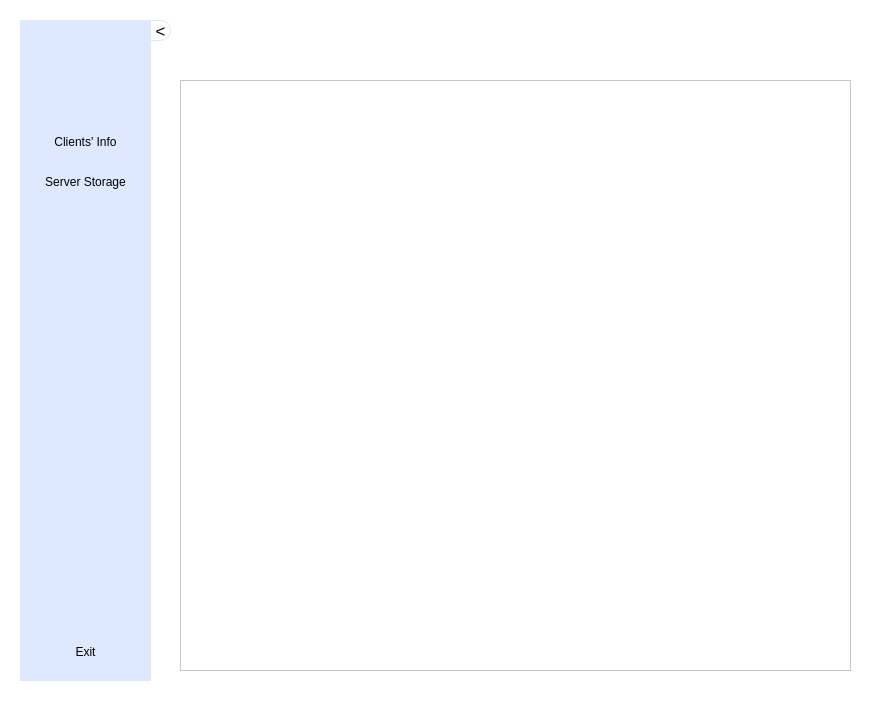
<?xml version="1.0" encoding="UTF-8"?>
<ui version="4.0">
 <class>Form</class>
 <widget class="QWidget" name="Form">
  <property name="geometry">
   <rect>
    <x>0</x>
    <y>0</y>
    <width>890</width>
    <height>710</height>
   </rect>
  </property>
  <property name="windowTitle">
   <string>Form</string>
  </property>
  <property name="autoFillBackground">
   <bool>true</bool>
  </property>
  <widget class="QWidget" name="space" native="true">
   <property name="geometry">
    <rect>
     <x>0</x>
     <y>0</y>
     <width>890</width>
     <height>710</height>
    </rect>
   </property>
   <property name="styleSheet">
    <string notr="true">background-color: rgb(255, 255, 255);</string>
   </property>
   <widget class="QWidget" name="Symbol_column" native="true">
    <property name="geometry">
     <rect>
      <x>20</x>
      <y>20</y>
      <width>61</width>
      <height>661</height>
     </rect>
    </property>
    <property name="styleSheet">
     <string notr="true">background-color: rgb(222, 233, 255);</string>
    </property>
    <widget class="QPushButton" name="clientsInfo_2">
     <property name="geometry">
      <rect>
       <x>10</x>
       <y>110</y>
       <width>41</width>
       <height>23</height>
      </rect>
     </property>
     <property name="styleSheet">
      <string notr="true">QPushButton
{
color: rgb(0, 0, 0);
font: 10pt &quot;Nunito Medium&quot;;
border : 1px solid rgb(222, 233, 255);
}
QPushButton:hover
{
color: rgb(1, 24, 156);
font: 10pt &quot;Nunito Black&quot;;
background-color: rgb(255, 255, 255);
border-radius: 10px;
}</string>
     </property>
     <property name="text">
      <string/>
     </property>
     <property name="icon">
      <iconset>
       <normaloff>icon/information.png</normaloff>icon/information.png</iconset>
     </property>
     <property name="checkable">
      <bool>true</bool>
     </property>
     <property name="checked">
      <bool>false</bool>
     </property>
    </widget>
    <widget class="QPushButton" name="serverStorage_2">
     <property name="geometry">
      <rect>
       <x>10</x>
       <y>150</y>
       <width>41</width>
       <height>23</height>
      </rect>
     </property>
     <property name="styleSheet">
      <string notr="true">QPushButton
{
color: rgb(0, 0, 0);
font: 10pt &quot;Nunito Medium&quot;;
border : 1px solid rgb(222, 233, 255);
}
QPushButton:hover
{
color: rgb(1, 24, 156);
font: 10pt &quot;Nunito Black&quot;;
background-color: rgb(255, 255, 255);
border-radius: 10px;
}</string>
     </property>
     <property name="text">
      <string/>
     </property>
     <property name="icon">
      <iconset>
       <normaloff>icon/Storage.png</normaloff>icon/Storage.png</iconset>
     </property>
     <property name="checkable">
      <bool>true</bool>
     </property>
     <property name="checked">
      <bool>false</bool>
     </property>
    </widget>
    <widget class="QPushButton" name="Exit_2">
     <property name="geometry">
      <rect>
       <x>10</x>
       <y>620</y>
       <width>41</width>
       <height>23</height>
      </rect>
     </property>
     <property name="styleSheet">
      <string notr="true">QPushButton
{
color: rgb(0, 0, 0);
font: 10pt &quot;Nunito Medium&quot;;
border : 1px solid rgb(222, 233, 255);
}
QPushButton:hover
{
color: rgb(1, 24, 156);
font: 10pt &quot;Nunito Black&quot;;
background-color: rgb(255, 255, 255);
border-radius: 10px;
}</string>
     </property>
     <property name="text">
      <string/>
     </property>
     <property name="icon">
      <iconset>
       <normaloff>icon/exit.png</normaloff>icon/exit.png</iconset>
     </property>
     <property name="checkable">
      <bool>true</bool>
     </property>
     <property name="checked">
      <bool>false</bool>
     </property>
    </widget>
   </widget>
   <widget class="QWidget" name="Info_column" native="true">
    <property name="geometry">
     <rect>
      <x>20</x>
      <y>20</y>
      <width>131</width>
      <height>661</height>
     </rect>
    </property>
    <property name="styleSheet">
     <string notr="true">background-color: rgb(222, 233, 255);</string>
    </property>
    <widget class="QPushButton" name="serverStorage">
     <property name="geometry">
      <rect>
       <x>0</x>
       <y>150</y>
       <width>131</width>
       <height>23</height>
      </rect>
     </property>
     <property name="styleSheet">
      <string notr="true">QPushButton
{
color: rgb(0, 0, 0);
font: 10pt &quot;Nunito Medium&quot;;
border : 1px solid rgb(222, 233, 255);
}
QPushButton:hover
{
color: rgb(1, 24, 156);
font: 10pt &quot;Nunito Black&quot;;
background-color: rgb(255, 255, 255);
border-radius: 10px;
}</string>
     </property>
     <property name="text">
      <string>Server Storage</string>
     </property>
     <property name="icon">
      <iconset>
       <normaloff>icon/Storage.png</normaloff>icon/Storage.png</iconset>
     </property>
     <property name="checkable">
      <bool>true</bool>
     </property>
     <property name="checked">
      <bool>false</bool>
     </property>
    </widget>
    <widget class="QPushButton" name="clientsInfo">
     <property name="geometry">
      <rect>
       <x>0</x>
       <y>110</y>
       <width>131</width>
       <height>23</height>
      </rect>
     </property>
     <property name="styleSheet">
      <string notr="true">QPushButton
{
color: rgb(0, 0, 0);
font: 10pt &quot;Nunito Medium&quot;;
border : 1px solid rgb(222, 233, 255);
}
QPushButton:hover
{
color: rgb(1, 24, 156);
font: 10pt &quot;Nunito Black&quot;;
background-color: rgb(255, 255, 255);
border-radius: 10px;
}</string>
     </property>
     <property name="text">
      <string>Clients' Info</string>
     </property>
     <property name="icon">
      <iconset>
       <normaloff>icon/information.png</normaloff>icon/information.png</iconset>
     </property>
     <property name="checkable">
      <bool>true</bool>
     </property>
     <property name="checked">
      <bool>false</bool>
     </property>
    </widget>
    <widget class="QPushButton" name="Exit">
     <property name="geometry">
      <rect>
       <x>0</x>
       <y>620</y>
       <width>131</width>
       <height>23</height>
      </rect>
     </property>
     <property name="styleSheet">
      <string notr="true">QPushButton
{
color: rgb(0, 0, 0);
font: 10pt &quot;Nunito Medium&quot;;
border : 1px solid rgb(222, 233, 255);
}
QPushButton:hover
{
color: rgb(1, 24, 156);
font: 10pt &quot;Nunito Black&quot;;
background-color: rgb(255, 255, 255);
border-radius: 10px;
}</string>
     </property>
     <property name="text">
      <string>Exit</string>
     </property>
     <property name="icon">
      <iconset>
       <normaloff>icon/exit.png</normaloff>icon/exit.png</iconset>
     </property>
     <property name="checkable">
      <bool>true</bool>
     </property>
     <property name="checked">
      <bool>false</bool>
     </property>
    </widget>
   </widget>
   <widget class="QPushButton" name="notexpand">
    <property name="geometry">
     <rect>
      <x>150</x>
      <y>20</y>
      <width>21</width>
      <height>21</height>
     </rect>
    </property>
    <property name="sizePolicy">
     <sizepolicy hsizetype="Fixed" vsizetype="Fixed">
      <horstretch>0</horstretch>
      <verstretch>0</verstretch>
     </sizepolicy>
    </property>
    <property name="font">
     <font>
      <family>MS Sans Serif</family>
      <pointsize>13</pointsize>
      <weight>50</weight>
      <italic>false</italic>
      <bold>false</bold>
     </font>
    </property>
    <property name="styleSheet">
     <string notr="true">QPushButton
{
border: 1px solid rgb(222, 233, 255);
font: 13pt &quot;MS Sans Serif&quot;;
background-color : rgb(255,255,255);
border-top-right-radius : 10px;
border-bottom-right-radius : 10px;
}
QPushButton:hover
{
color: rgb(1, 24, 156);
font: 13pt &quot;MS Sans Serif&quot;;
border: 1px solid rgb(222, 233, 255);
background-color: rgb(222, 233, 255);
border-top-right-radius : 10px;
border-bottom-right-radius : 10px;
}
QPushButton:pressed
{
color: rgb(0,0,0);
font: 13pt &quot;MS Sans Serif&quot;;
background-color: rgb(255, 255, 255);
border-top-right-radius : 10px;
border-bottom-right-radius : 10px;
}</string>
    </property>
    <property name="text">
     <string>&lt;</string>
    </property>
    <property name="iconSize">
     <size>
      <width>27</width>
      <height>27</height>
     </size>
    </property>
    <property name="checkable">
     <bool>true</bool>
    </property>
   </widget>
   <widget class="QPushButton" name="expand">
    <property name="geometry">
     <rect>
      <x>80</x>
      <y>20</y>
      <width>21</width>
      <height>21</height>
     </rect>
    </property>
    <property name="sizePolicy">
     <sizepolicy hsizetype="Fixed" vsizetype="Fixed">
      <horstretch>0</horstretch>
      <verstretch>0</verstretch>
     </sizepolicy>
    </property>
    <property name="font">
     <font>
      <family>MS Sans Serif</family>
      <pointsize>13</pointsize>
      <weight>50</weight>
      <italic>false</italic>
      <bold>false</bold>
     </font>
    </property>
    <property name="styleSheet">
     <string notr="true">QPushButton
{
border: 1px solid rgb(222, 233, 255);
font: 13pt &quot;MS Sans Serif&quot;;
background-color : rgb(255,255,255);
border-top-right-radius : 10px;
border-bottom-right-radius : 10px;
}
QPushButton:hover
{
color: rgb(1, 24, 156);
font: 13pt &quot;MS Sans Serif&quot;;
border: 1px solid rgb(222, 233, 255);
background-color: rgb(222, 233, 255);
border-top-right-radius : 10px;
border-bottom-right-radius : 10px;
}
QPushButton:pressed
{
color: rgb(0,0,0);
font: 13pt &quot;MS Sans Serif&quot;;
background-color: rgb(255, 255, 255);
border-top-right-radius : 10px;
border-bottom-right-radius : 10px;
}</string>
    </property>
    <property name="text">
     <string>&gt;</string>
    </property>
    <property name="iconSize">
     <size>
      <width>27</width>
      <height>27</height>
     </size>
    </property>
    <property name="checkable">
     <bool>true</bool>
    </property>
   </widget>
   <widget class="QTableWidget" name="tableWidget">
    <property name="geometry">
     <rect>
      <x>210</x>
      <y>80</y>
      <width>631</width>
      <height>591</height>
     </rect>
    </property>
   </widget>
   <widget class="QTreeView" name="treeView">
    <property name="geometry">
     <rect>
      <x>180</x>
      <y>80</y>
      <width>671</width>
      <height>591</height>
     </rect>
    </property>
   </widget>
   <zorder>expand</zorder>
   <zorder>Symbol_column</zorder>
   <zorder>Info_column</zorder>
   <zorder>notexpand</zorder>
   <zorder>tableWidget</zorder>
   <zorder>treeView</zorder>
  </widget>
 </widget>
 <resources>
  <include location="icon/icon.qrc"/>
 </resources>
 <connections>
  <connection>
   <sender>expand</sender>
   <signal>toggled(bool)</signal>
   <receiver>expand</receiver>
   <slot>setHidden(bool)</slot>
   <hints>
    <hint type="sourcelabel">
     <x>245</x>
     <y>38</y>
    </hint>
    <hint type="destinationlabel">
     <x>250</x>
     <y>43</y>
    </hint>
   </hints>
  </connection>
  <connection>
   <sender>serverStorage</sender>
   <signal>toggled(bool)</signal>
   <receiver>serverStorage_2</receiver>
   <slot>setChecked(bool)</slot>
   <hints>
    <hint type="sourcelabel">
     <x>213</x>
     <y>170</y>
    </hint>
    <hint type="destinationlabel">
     <x>70</x>
     <y>192</y>
    </hint>
   </hints>
  </connection>
  <connection>
   <sender>Exit</sender>
   <signal>clicked()</signal>
   <receiver>Form</receiver>
   <slot>close()</slot>
   <hints>
    <hint type="sourcelabel">
     <x>220</x>
     <y>640</y>
    </hint>
    <hint type="destinationlabel">
     <x>200</x>
     <y>662</y>
    </hint>
   </hints>
  </connection>
  <connection>
   <sender>expand</sender>
   <signal>toggled(bool)</signal>
   <receiver>Info_column</receiver>
   <slot>setVisible(bool)</slot>
   <hints>
    <hint type="sourcelabel">
     <x>243</x>
     <y>32</y>
    </hint>
    <hint type="destinationlabel">
     <x>208</x>
     <y>198</y>
    </hint>
   </hints>
  </connection>
  <connection>
   <sender>expand</sender>
   <signal>toggled(bool)</signal>
   <receiver>notexpand</receiver>
   <slot>setVisible(bool)</slot>
   <hints>
    <hint type="sourcelabel">
     <x>246</x>
     <y>43</y>
    </hint>
    <hint type="destinationlabel">
     <x>306</x>
     <y>96</y>
    </hint>
   </hints>
  </connection>
  <connection>
   <sender>notexpand</sender>
   <signal>toggled(bool)</signal>
   <receiver>expand</receiver>
   <slot>setVisible(bool)</slot>
   <hints>
    <hint type="sourcelabel">
     <x>309</x>
     <y>94</y>
    </hint>
    <hint type="destinationlabel">
     <x>240</x>
     <y>46</y>
    </hint>
   </hints>
  </connection>
  <connection>
   <sender>notexpand</sender>
   <signal>toggled(bool)</signal>
   <receiver>notexpand</receiver>
   <slot>setHidden(bool)</slot>
   <hints>
    <hint type="sourcelabel">
     <x>300</x>
     <y>86</y>
    </hint>
    <hint type="destinationlabel">
     <x>308</x>
     <y>88</y>
    </hint>
   </hints>
  </connection>
  <connection>
   <sender>clientsInfo</sender>
   <signal>toggled(bool)</signal>
   <receiver>clientsInfo_2</receiver>
   <slot>setChecked(bool)</slot>
   <hints>
    <hint type="sourcelabel">
     <x>219</x>
     <y>130</y>
    </hint>
    <hint type="destinationlabel">
     <x>70</x>
     <y>152</y>
    </hint>
   </hints>
  </connection>
  <connection>
   <sender>expand</sender>
   <signal>toggled(bool)</signal>
   <receiver>notexpand</receiver>
   <slot>setHidden(bool)</slot>
   <hints>
    <hint type="sourcelabel">
     <x>248</x>
     <y>41</y>
    </hint>
    <hint type="destinationlabel">
     <x>307</x>
     <y>93</y>
    </hint>
   </hints>
  </connection>
  <connection>
   <sender>Exit</sender>
   <signal>toggled(bool)</signal>
   <receiver>Exit_2</receiver>
   <slot>setChecked(bool)</slot>
   <hints>
    <hint type="sourcelabel">
     <x>195</x>
     <y>640</y>
    </hint>
    <hint type="destinationlabel">
     <x>63</x>
     <y>662</y>
    </hint>
   </hints>
  </connection>
  <connection>
   <sender>notexpand</sender>
   <signal>toggled(bool)</signal>
   <receiver>Info_column</receiver>
   <slot>setHidden(bool)</slot>
   <hints>
    <hint type="sourcelabel">
     <x>299</x>
     <y>87</y>
    </hint>
    <hint type="destinationlabel">
     <x>193</x>
     <y>84</y>
    </hint>
   </hints>
  </connection>
  <connection>
   <sender>Exit_2</sender>
   <signal>clicked()</signal>
   <receiver>Form</receiver>
   <slot>close()</slot>
   <hints>
    <hint type="sourcelabel">
     <x>67</x>
     <y>657</y>
    </hint>
    <hint type="destinationlabel">
     <x>64</x>
     <y>665</y>
    </hint>
   </hints>
  </connection>
 </connections>
</ui>
